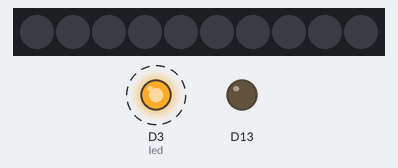
A sketch run on a simulated Adafruit Circuit Playground Express. On the bench: 10 RGB LEDs in strip order, left to right, output pins drawn as LEDs (lit = HIGH). Dashed ring = blinking.

Above: at 0.5 s.
Timing chart, 0 to 4.6 s (numbered marks = the images above):
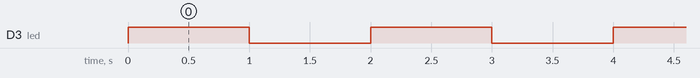

Measured:
- by itself, D3 (led): alternates HIGH for 1.0 s and LOW for 1.0 s

The sketch:

Chibi.ino
```cpp
#include <Adafruit_CircuitPlayground.h>

int led = 3; // connect led sticker to A4 (pin 3)

void setup() {

  CircuitPlayground.begin();

  pinMode(led, OUTPUT);
}

// the loop routine runs over and over again forever:
void loop() {
  digitalWrite(led, HIGH);   // turn the LED on (HIGH is the voltage level)
  delay(1000);
  digitalWrite(led, LOW);   // turn the LED off (LOW is the voltage level)
  delay(1000);
}
```
